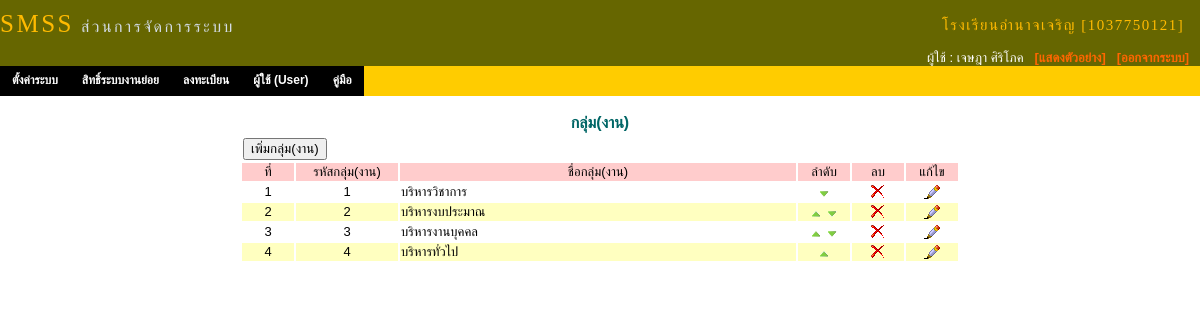
The app's page /smss/admin/index.php?file=workgroup (signed in) with its own data.
### tables this page shows
CREATE TABLE `system_workgroup` (
  `id` tinyint(4) NOT NULL auto_increment,
  `workgroup` tinyint(4) NOT NULL,
  `workgroup_desc` varchar(50) NOT NULL,
  `workgroup_order` int(11) NOT NULL,
  PRIMARY KEY  (`id`),
  UNIQUE KEY `workgroup` (`workgroup`)
);

### smss/admin/section/default/workgroup.php (the view, shortened to what this page needs)
<?php
echo "<br />";
if(!(($index==1) or ($index==2) or ($index==5))){
echo "<table width='50%' border='0' align='center'>";
echo "<tr align='center'><td><font color='#006666' size='3'><strong>กลุ่ม(งาน)</strong></font></td></tr>";
echo "</table>";
}
if(!(($index==1) or ($index==2) or ($index==5))){
$pagelen=20;
$sql = "select * from system_workgroup";
$dbquery = mysql_query($sql);
$num_rows = mysql_num_rows($dbquery );
$totalpages=ceil($num_rows/$pagelen);
if(isset($_REQUEST['page']))
	{
		$page=$_REQUEST['page'];
	}else{$page="";}
	if($page==""){
	$page=$totalpages;
			if($page<2){
			$page=1;
			}
	}
	$start=($page-1)*$pagelen;
	$sql = "select * from system_workgroup order by workgroup_order limit $start,$pagelen";
	$dbquery = mysql_query($sql);
	$num_effect = mysql_num_rows($dbquery );
	echo  "<table width=60% border=0 align=center>";
	echo "<Tr><Td colspan='7' align='left'><INPUT TYPE='button' name='smb' value='เพิ่มกลุ่ม(งาน)' onclick='location.href=\"?file=workgroup&index=1\"'</Td></Tr>";
	echo "<Tr bgcolor='#FFCCCC'><Td  align='center' width='50'>ที่</Td><Td  align='center' width='100'>รหัสกลุ่ม(งาน)</Td><Td  align='center'>ชื่อกลุ่ม(งาน)</Td><Td align='center' width='50'>ลำดับ</Td><Td align='center' width='50'>ลบ</Td><Td align='center' width='50'>แก้ไข</Td></Tr>";
	$N=(($page-1)*$pagelen)+1;
	$M=1;
	While ($result = mysql_fetch_array($dbquery))
		{
			$id = $result['id'];
			$workgroup= $result['workgroup'];
			$workgroup_desc = $result['workgroup_desc'];
			if(($M%2) == 0)
				$color="#FFFFC";
				else  	$color="#FFFFFF";
			echo "<Tr bgcolor=$color><Td align='center'>$N</Td><Td  align='center'>$workgroup</Td><Td align='left'>$workgroup_desc</Td>";
			echo "<Td align='center'>";
			if(!($M==1 and $page==1)){
			echo "<a href=?file=workgroup&index=6.5&id=$id&workgroup_order=1&page=$page><img src=../images/uparrow.png border='0' alt='ขึ้นด้านบน'></a>";
			}
			if(!($M==$num_effect and $page==$totalpages)){
			echo "<a href=?file=workgroup&index=6.5&id=$id&workgroup_order=-1&page=$page><img src=../images/downarrow.png border='0' alt='ลงด้านล่าง'></a>";
			}
			echo "</Td>";
			echo "<Td align='center'><a href=?file=workgroup&index=2&id=$id&page=$page><img src=../images/drop.png border='0' alt='ลบ'></a></Td>
			<Td align='center'><a href=?file=workgroup&index=5&id=$id&page=$page><img src=../images/edit.png border='0' alt='แก้ไข'></a></Td>
		</Tr>";
	$M++;
	$N++;
		}
	echo "</Table>";
	}
?>

### smss/admin/css/mm_training.css (style rules this page uses)
body { margin:0px; }
td { font:13px Arial, Helvetica, sans-serif; color:#000000; }
a { color: #FF6600; font-weight:bold; text-decoration:none; }

### records on screen
system_workgroup: workgroup "1", workgroup_desc "บริหารวิชาการ"
system_workgroup: workgroup "2", workgroup_desc "บริหารงบประมาณ"
system_workgroup: workgroup "3", workgroup_desc "บริหารงานบุคคล"
system_workgroup: workgroup "4", workgroup_desc "บริหารทั่วไป"

### other values on screen
$_SESSION['school_name'] "โรงเรียนอำนาจเจริญ"
$system_office_code "1037750121"
$_SESSION[login_name] "เจษฎา"
$_SESSION[login_surname] "ศิริโภค"
